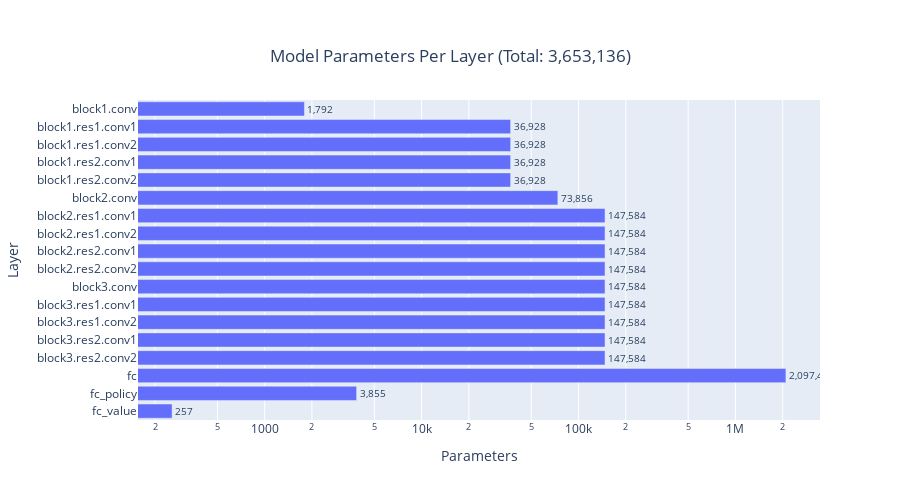
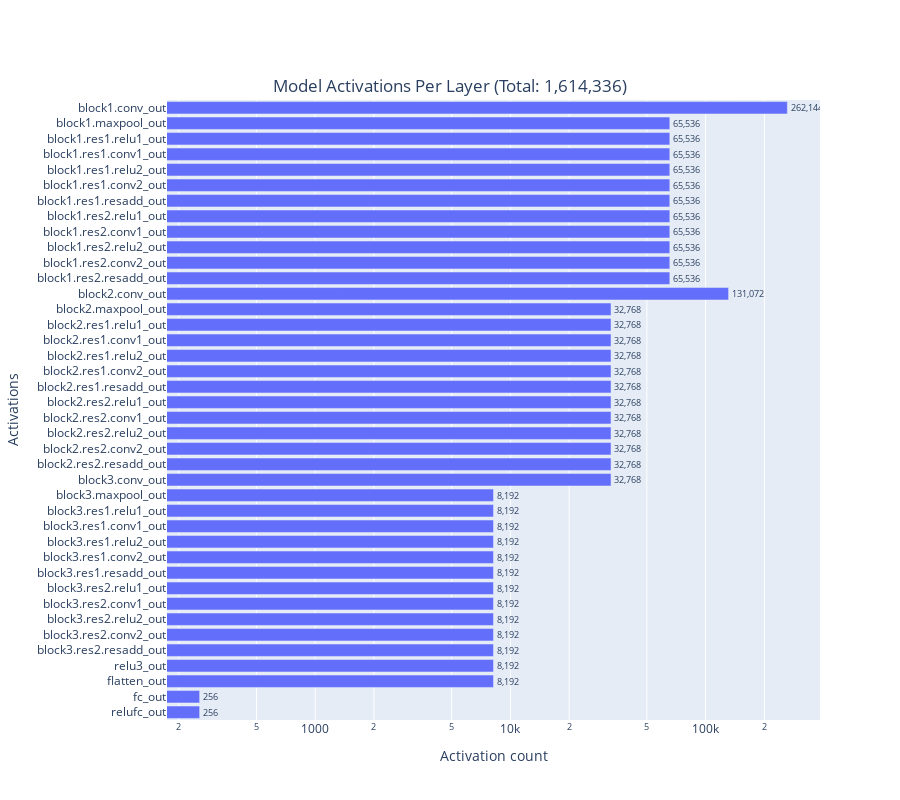

The notebook cell saved with these charts, in order:
### Markdown cell above
This network is actually substantially overparameterized. The convolutional layers have a `scale` setting, which is set to 4 in Langosco et al.'s trained networks. Training performance and generalization seems similar for `scale=1` and `scale=4`.

### Code cell
visualization.plot_layer_stats(hook, mode="parameters")
visualization.plot_layer_stats(hook, mode="activations")

### Figure 1 — Plotly figure (JSON) as saved in the notebook; plotly's stock layout.template omitted (floating-point values rounded to 4 significant figures)
{"data": [{"hoverlabel": {"bgcolor": "white"}, "hovertemplate": "%{text:,} parameters<extra></extra>", "orientation": "h", "text": ["257", "3855", "2097408", "147584", "147584", "147584", "147584", "147584", "147584", "147584", "147584", "147584", "73856", "36928", "36928", "36928", "36928", "1792"], "textposition": "outside", "texttemplate": "%{text:,}", "type": "bar", "x": [257, 3855, 2097408, 147584, 147584, 147584, 147584, 147584, 147584, 147584, 147584, 147584, 73856, 36928, 36928, 36928, 36928, 1792], "y": ["fc_value", "fc_policy", "fc", "block3.res2.conv2", "block3.res2.conv1", "block3.res1.conv2", "block3.res1.conv1", "block3.conv", "block2.res2.conv2", "block2.res2.conv1", "block2.res1.conv2", "block2.res1.conv1", "block2.conv", "block1.res2.conv2", "block1.res2.conv1", "block1.res1.conv2", "block1.res1.conv1", "block1.conv"]}], "layout": {"height": 500, "title": {"text": "Model Parameters Per Layer (Total: 3,653,136)", "x": 0.5, "xanchor": "center", "y": 0.9, "yanchor": "top"}, "xaxis": {"title": {"text": "Parameters"}, "type": "log"}, "yaxis": {"title": {"text": "Layer"}}}}

### Figure 2 — Plotly figure (JSON) as saved in the notebook; plotly's stock layout.template omitted (floating-point values rounded to 4 significant figures)
{"data": [{"hoverlabel": {"bgcolor": "white"}, "hovertemplate": "%{text:,} activations<extra></extra>", "orientation": "h", "text": ["256", "256", "8192", "8192", "8192", "8192", "8192", "8192", "8192", "8192", "8192", "8192", "8192", "8192", "8192", "32768", "32768", "32768", "32768", "32768", "32768", "32768", "32768", "32768", "32768", "32768", "32768", "131072", "65536", "65536", "65536", "65536", "65536", "65536", "65536", "65536", "65536", "65536", "65536", "262144"], "textposition": "outside", "texttemplate": "%{text:,}", "type": "bar", "x": [256, 256, 8192, 8192, 8192, 8192, 8192, 8192, 8192, 8192, 8192, 8192, 8192, 8192, 8192, 32768, 32768, 32768, 32768, 32768, 32768, 32768, 32768, 32768, 32768, 32768, 32768, 131072, 65536, 65536, 65536, 65536, 65536, 65536, 65536, 65536, 65536, 65536, 65536, 262144], "y": ["relufc_out", "fc_out", "flatten_out", "relu3_out", "block3.res2.resadd_out", "block3.res2.conv2_out", "block3.res2.relu2_out", "block3.res2.conv1_out", "block3.res2.relu1_out", "block3.res1.resadd_out", "block3.res1.conv2_out", "block3.res1.relu2_out", "block3.res1.conv1_out", "block3.res1.relu1_out", "block3.maxpool_out", "block3.conv_out", "block2.res2.resadd_out", "block2.res2.conv2_out", "block2.res2.relu2_out", "block2.res2.conv1_out", "block2.res2.relu1_out", "block2.res1.resadd_out", "block2.res1.conv2_out", "block2.res1.relu2_out", "block2.res1.conv1_out", "block2.res1.relu1_out", "block2.maxpool_out", "block2.conv_out", "block1.res2.resadd_out", "block1.res2.conv2_out", "block1.res2.relu2_out", "block1.res2.conv1_out", "block1.res2.relu1_out", "block1.res1.resadd_out", "block1.res1.conv2_out", "block1.res1.relu2_out", "block1.res1.conv1_out", "block1.res1.relu1_out", "block1.maxpool_out", "block1.conv_out"]}], "layout": {"height": 800, "title": {"text": "Model Activations Per Layer (Total: 1,614,336)", "x": 0.5, "xanchor": "center", "y": 0.9, "yanchor": "top"}, "xaxis": {"title": {"text": "Activation count"}, "type": "log"}, "yaxis": {"title": {"text": "Activations"}}}}
